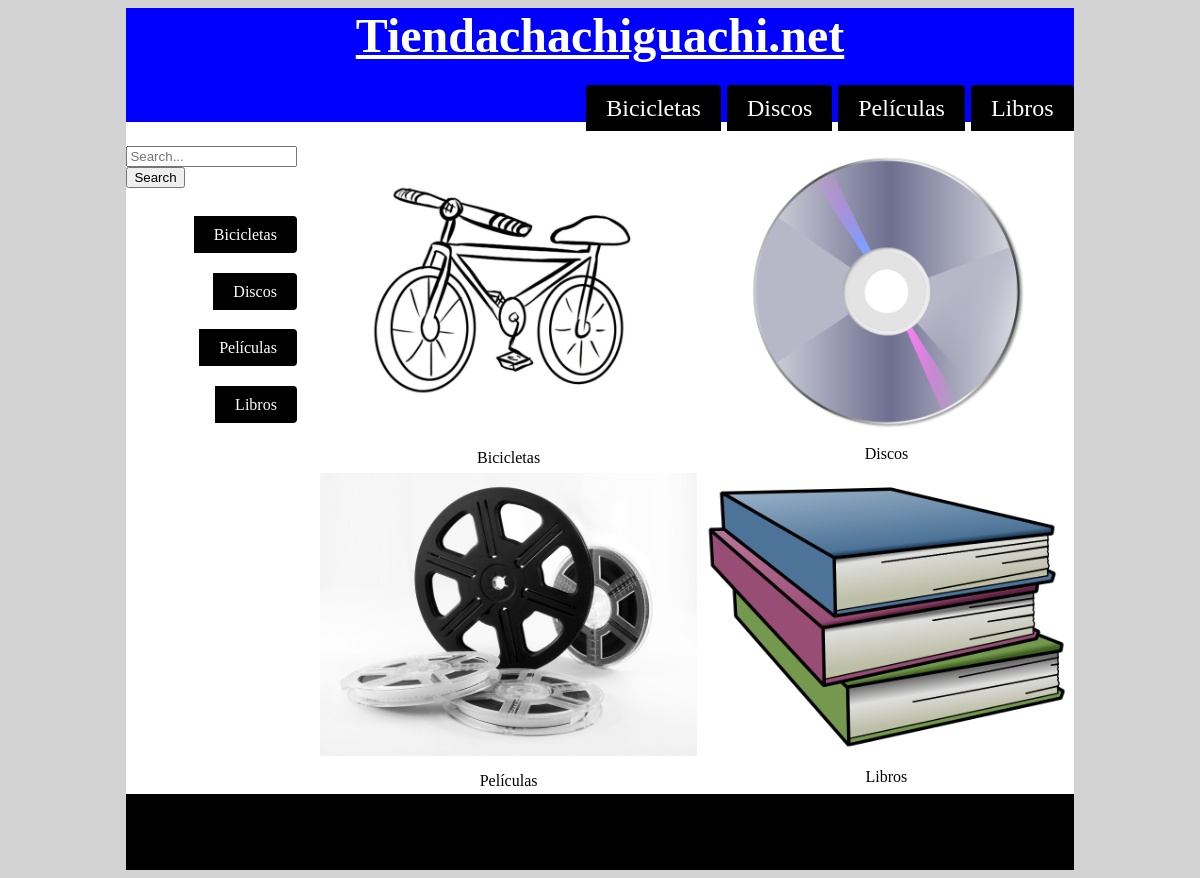
The app's page /shop/ with its own data.
### shop/models.py (models this page shows, shortened)
@python_2_unicode_compatible
class Genre(models.Model):
    id = models.CharField(primary_key=True, max_length= 200)
    text = models.CharField(max_length=200)
    imgsrc = models.ImageField(upload_to="media/shop/genre/Images", blank="True", default="static/shop/images/nodisp.jpg")
    audiosrc = models.FileField(upload_to="media/shop/genre/Audio", blank="True")
    pub_date = models.DateTimeField('date published')

### shop/views.py (the view, shortened to what this page needs)
def indexView(request):
    genre_list = Genre.objects.order_by('pub_date')[:4]
    context = {'genre_list': genre_list}
    return render(request, 'shop/index.html', context)

### shop/templates/shop/index.html
{% extends "shop/base.html" %}
{% load staticfiles %}
{% block aside %}
	<ul id="options">
		{% for genre in genre_list %}
		<li><a href="{% url 'shop:genre' genre.id %}"> {{ genre.text }} </a></li>
		{% endfor %}
	</ul>
{% endblock %}
{% block section %}
	<table>
		{% for genre in genre_list %}
		{% if not forloop.counter|divisibleby:2 %}
		<tr>
		{% endif %}
			<td>
				<div class="item">
					<a href = "{% url 'shop:genre' genre.id %}">
						<img class="itemimg" src="{{genre.imgsrc.url}}" alt="missing image">
					</a>
					<p> {{ genre.text }} </p>
				</div>
			</td>
		{% if forloop.counter|divisibleby:2 %}
		</tr>
		{% endif %}
		{% endfor %}
	</table>
{% endblock %}

### shop/templates/shop/base.html (shortened to what this page needs)
{% load staticfiles %}
<html lang="es">
	<head>
		<link rel="stylesheet" type="text/css" href="{% static 'shop/shopStyle.css' %}">
	</head>
	<body>
		<div id="page">
			<header>
				<h1><a href="{% url 'shop:index' %}">Tiendachachiguachi.net</a></h1>
				<div id = "divmenu">
					<ul id="menu">
						{% for genre in genre_list %}
						<li><a href="{% url 'shop:genre' genre.id %}">{{ genre.text }}</a></li>
						{% endfor %}
					</ul>
				</div>
			</header>
			<aside>
				<form action="{% url 'shop:search' %}" method="get">
					<input id="searchbox" type="text" name="searchbox" placeholder="Search..."><br>
					<input type="submit" value="Search">
				</form>
				{% block aside %}
                {% endblock %}
			</aside>
			<section>
				{% block section %}
                {% endblock %}
			</section>
			<footer>
			</footer>
		</div>
	</body>
</html>

### shop/static/shop/shopStyle.css (style rules this page uses)
body { background-color: lightgray; }
h1 { text-align: center; }
h1 a { color: white; }
#page { display: block; margin: auto; width: 80%; background-color: white; padding: 0; }
header { background-color: blue; color: white; font-size: 150%; }
#searchbox { width: 100%; }
section { padding: 0; width: 80%; margin: 0; display: block; clear: none; float: right; }
div.item p { text-align: center; }
section table { width: 100%; margin: 0; padding: 0; clear: none; }
section table tr, section table td { margin: 0; padding: 2px; }
aside { float: left; display: block; width: 18%; clear: none; }
footer { background-color: black; height: 2cm; clear: both; }
img.itemimg { width: 100%; }
ul { padding: 0; text-align: right; clear: none; }
ul li { height: 1.5cm; }
ul#menu li { display: inline; }
ul li a { background-color: black; color: white; padding: 10px 20px; text-decoration: none; text-align: center; }
ul#menu li a { border-radius: 4px 4px 0 0; }
ul#options { margin-top: 1cm; }
ul#options li { display: block; }
ul#options li a { border-radius: 0 4px 4px 0; }

### records on screen
Genre: text "Bicicletas", imgsrc (picture)
Genre: text "Discos", imgsrc (picture)
Genre: text "Películas", imgsrc (picture)
Genre: text "Libros", imgsrc (picture)
